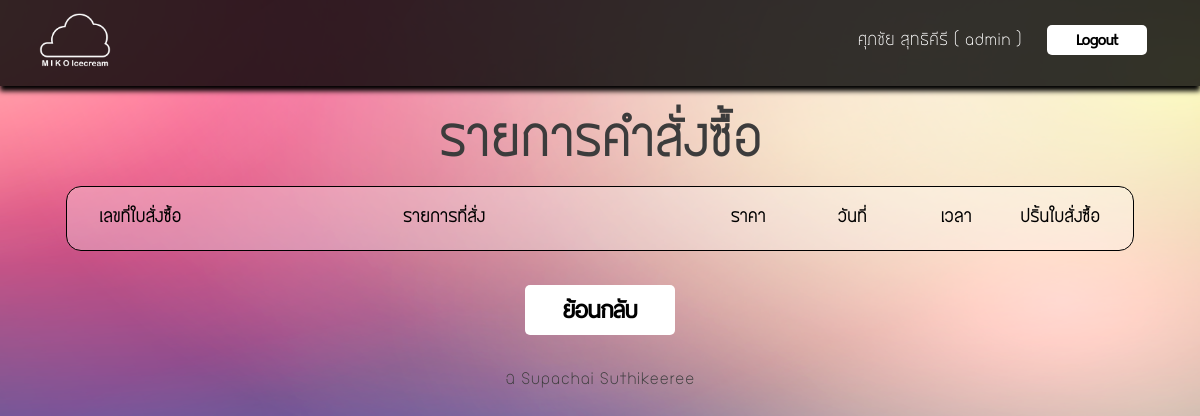
/receipt_show.php (signed in), run on an earlier commit of the app's database.
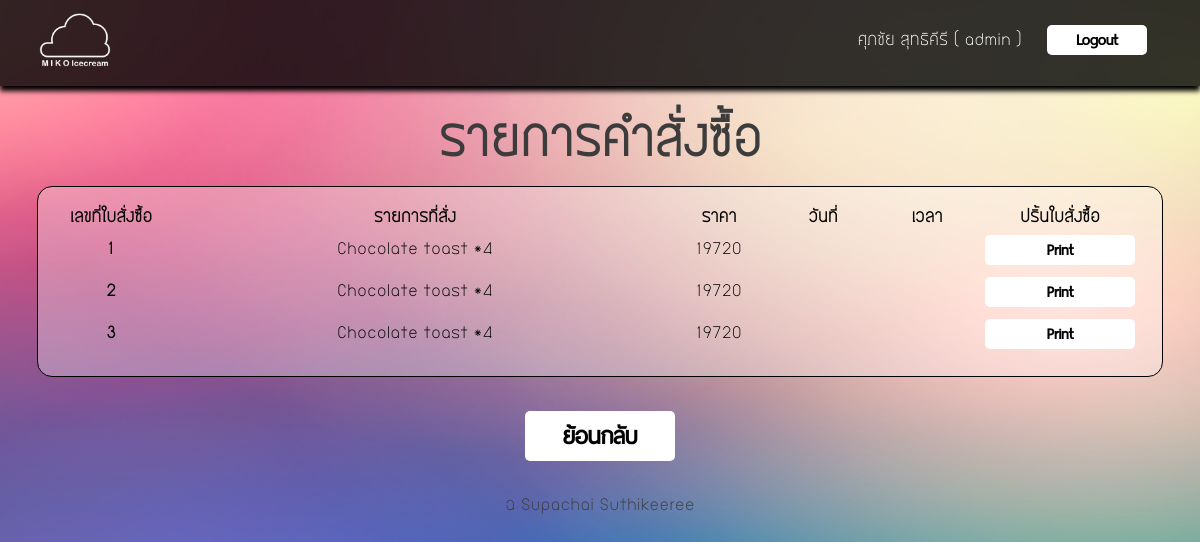
And on a later commit of the database.
### tables this page shows
CREATE TABLE `receipt` (
  `Receipt_id` int(10) NOT NULL,
  `Receipt_pro` varchar(1000) NOT NULL,
  `Receipt_price` float NOT NULL,
  PRIMARY KEY  (`Receipt_id`)
);

### receipt_show.php (the view, shortened to what this page needs)
<link rel="stylesheet" type="text/css" href="mystyle-main.css">
<head><meta charset="UTF-8">
</head>
<body>
		<table border="0" id="top-menu" >
		<tr><td width="100px">
			<div style="padding-left:30px; padding-top:10px;">
			<a href="main.php"><img src="images/cloud1.png" width="" height="70" border="0" alt="" ></a></td>
			<td align="right">
					<div style="padding-right:50px; padding-top:10px;">
					<form method="post" action="index.php">
					<font size="" color="#ffffff" ><?php
					 echo $_SESSION[fullname] . " ( ".$_SESSION[username]. " )";
					?></font>
					&nbsp;&nbsp;	<input type="submit" value="Logout" id="button2">
					</form>
					</div>
			</td>
		</tr>
		</table>
<center>
<br><br>
			<font size="30px" color="#3c3c3c"><strong>รายการคำสั่งซื้อ</strong></font>
			<br><br>
<table border="0" id="table2">
<tr>
	<th width="100px">เลขที่ใบสั่งซื้อ</th>
	<th width="500px">รายการที่สั่ง</th>
	<th width="100px">ราคา</th>
	<th width="100px">วันที่</th>
	<th width="100px">เวลา</th>
	<th width="100px">ปริ้นใบสั่งซื้อ</th>
</tr>
<?php
 $sql="select * from receipt";
$result=mysql_query($sql);
while($row=mysql_fetch_array($result)){
?>
<tr>
	<th><?=$row[Receipt_id]?></th>
	<td><center><?=$row[Receipt_pro]?></td>
	<td><center><?=$row[Receipt_price]?></td>
	<td><center><?=$row[Receipt_date]?></td>
	<td><center><?=$row[Receipt_time]?></td>
	<td><center><input type="button" value="Print" onclick="printorder('<?=$row[Receipt_id]?>')" id="button3"></td>
</tr>
<?php } ?>
</table>
<br><br>
<input type="button" value="ย้อนกลับ" onclick="window.location='main.php'" id="button4">
<br><br><br>
			<table id="footer" border="0" width="100%">
				<tr>
					<td align="center"><font size="" color="#3c3c3c" >&copy; Supachai Suthikeeree</font></td>
				</tr>
				</table>

### mystyle-main.css (style rules this page uses)
body { background-image: url("images/blurred-background.png"); background-repeat: no-repeat; background-position: right top; background-attachment: fixed; background-size:cover; padding:0; margin:0; font-family: bangna-new; }
#footer { bottom:0; }
#button2 { -webkit-border-radius: 5px; -moz-border-radius: 5px; border-radius: 5px; background-color: #ffffff; border: 0px solid #ffffff; outline:3; height:30px; width: 100px; font-family: button1; font-size:20px; font-weight: bold; }
#button3 { -webkit-border-radius: 5px; -moz-border-radius: 5px; border-radius: 5px; background-color: #ffffff; border: 0px solid #ffffff; outline:3; height:30px; width: 150px; font-family: button1; font-size:20px; font-weight: bold; }
#button4 { -webkit-border-radius: 5px; -moz-border-radius: 5px; border-radius: 5px; background-color: #ffffff; border: 0px solid #ffffff; outline:3; height:50px; width: 150px; font-family: button1; font-size:30px; font-weight: bold; }
#table2 { background-color:rgba(255, 255, 255, 0.3); border-radius:15px; padding:20px; border:1px solid black; }
#table2 td { padding:5px; }
img { border-radius:10px; }
#top-menu { width:100%; height:10px; background-color:rgba(0, 0, 0, 0.8); padding:50px 20px 20px -50px; box-shadow:0px 5px 5px #000000; }

What changed in the data, as far as the page shows it:
added receipt: Receipt_id "1", Receipt_pro "Chocolate toast *4", Receipt_price "19720"
added receipt: Receipt_id "2", Receipt_pro "Chocolate toast *4", Receipt_price "19720"
added receipt: Receipt_id "3", Receipt_pro "Chocolate toast *4", Receipt_price "19720"
